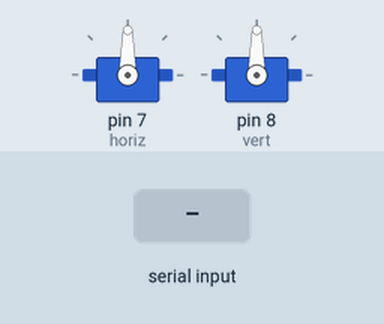
This sketch was run on a simulated Arduino Uno, built with avr-gcc and run on an emulated ATmega328P. On the bench: 2 × servo. The inputs (shaded band) are chosen by the test bench.

Above: at 1.2 s.
1.3 s: "1" received over Serial
At 1.7 s:
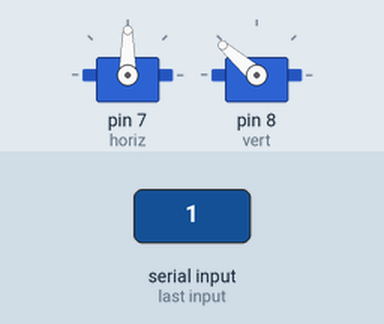
Timing chart, 0 to 4.3 s (numbered marks = the images above; inputs shaded):
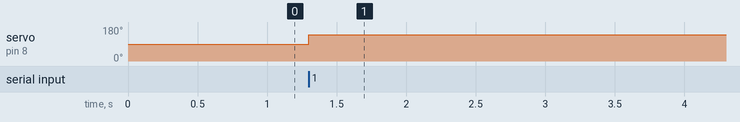

Measured:
- after the input at 1.3 s, servo on pin 8 (vert): 90° → 139° at once

The sketch:

servoFollower.ino
```cpp
#include <Servo.h>

Servo horiz, vert;
int horizPos=90, vertPos=90;

void printServoPos(char id[3], int pos);
void adjustServoPos(Servo * servo, char id[3], int * currentServoPos);

void setup()  {
	Serial.begin(9600);
	horiz.attach(7);
	vert.attach(8);

	horiz.write(horizPos);
	vert.write(vertPos);
}

void loop()  {
	adjustServoPos(&horiz, "hz", &horizPos);
	adjustServoPos(&vert, "vt", &vertPos);
}

void adjustServoPos(Servo * servo, char id[3], int * currentServoPos)
{
	if(Serial.available()==0)
		return;

	char offset = Serial.read();
	int newPos = *currentServoPos + offset;
	if (newPos < 0 || newPos > 180) {
		printServoPos(id, *currentServoPos);
		return;
	}
//	int inc=1;
//	if (*currentServoPos > newPos)
//		inc=-1;
//	for(;*currentServoPos!=newPos; *currentServoPos+=inc) {
//		servo->write(*currentServoPos);
//	}
	printServoPos(id, *currentServoPos);
	*currentServoPos = newPos;
	servo->write(*currentServoPos);
}

void printServoPos(char id[3], int pos) {
	char val[9];
	sprintf(val, "%s:%04d=", id, pos);
}
```
